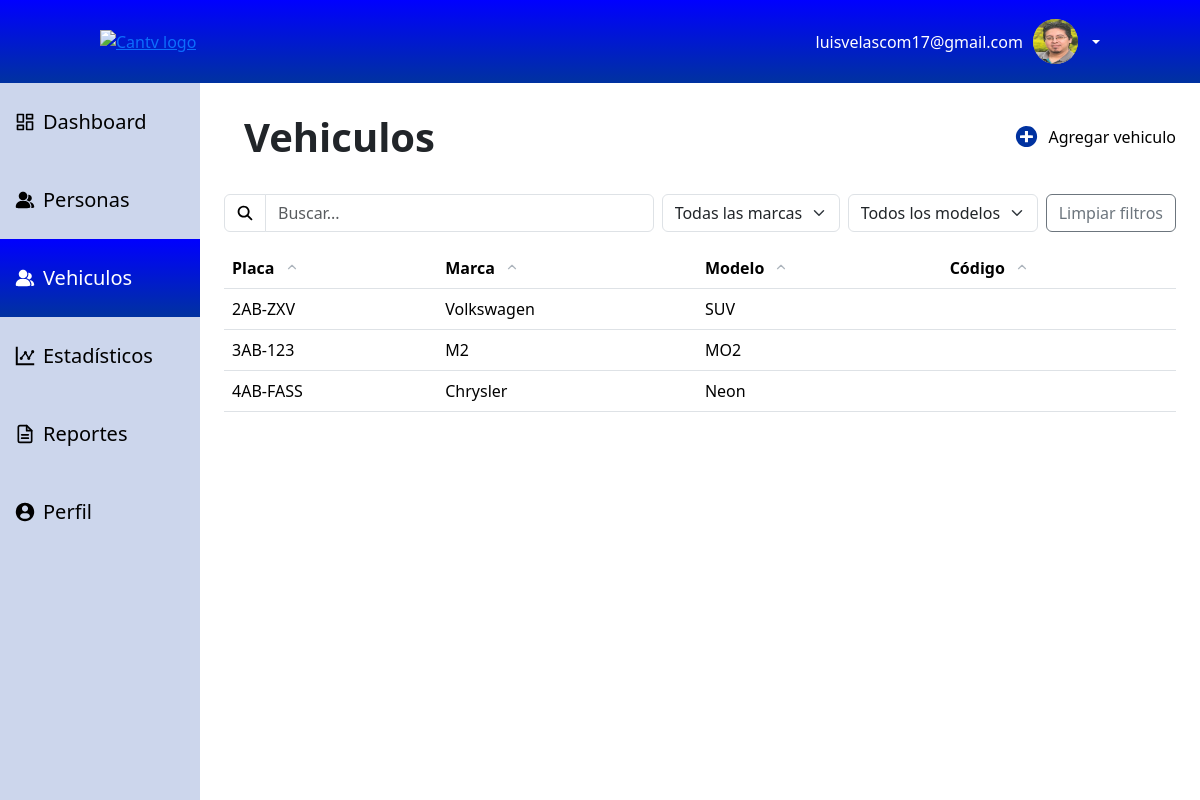
The page /dashboard/vehiculos/ (signed in) on the database its author committed.
### modelNewApp/models.py (models this page shows, shortened)
class Usuario(AbstractUser):
    persona = models.OneToOneField(Persona, on_delete=models.SET_NULL, related_name='empleado', null=True, blank=True)
    email = models.EmailField(unique=True)
    fecha_creacion = models.DateTimeField(auto_now_add=True)
    USERNAME_FIELD = 'email'
    REQUIRED_FIELDS = ['username']
    debe_cambiar_password = models.BooleanField(default=True)

class Persona(models.Model):
    TIPO_SEXO = (
        ('M', 'Masculino'),
        ('F', 'Femenino'),
        ('O', 'Otro'),
    )
    id_tipo = models.ForeignKey(TipoEmpleado, on_delete=models.PROTECT, related_name='personas')
    departamento = models.ForeignKey(
        Departamento,
        on_delete=models.SET_NULL,
        null=True,
        blank=True,
        related_name='personas'
    )
    codigo_p00 = models.CharField(max_length=20, unique=True, null=True, blank=True)  # solo empleados
    nombres = models.CharField(max_length=100)
    apellidos = models.CharField(max_length=100, blank=True, null=True)  # opcional para visitantes
    cedula = models.CharField(max_length=20, unique=True)
    sexo = models.CharField(max_length=1, choices=TIPO_SEXO, blank=True, null=True)
    activo = models.BooleanField(default=True)  # solo empleados
    fecha_registro = models.DateTimeField(auto_now_add=True)
    foto_perfil = models.ImageField(
        upload_to='perfiles/',
        null=True,
        blank=True
    )

class Vehiculo(models.Model):
    placa = models.CharField(max_length=10, unique=True)
    codigo = models.CharField(max_length=20)
    marca = models.ForeignKey(Marca, on_delete=models.PROTECT)
    modelo = models.ForeignKey(Modelo, on_delete=models.PROTECT)

class Marca(models.Model):
    nombre = models.CharField(max_length=50, unique=True)

class Modelo(models.Model):
    nombre = models.CharField(max_length=50)
    marca = models.ForeignKey(Marca, on_delete=models.CASCADE)
    class Meta:
        unique_together = ("nombre", "marca")

### modelNewApp/views.py (the view, shortened to what this page needs)
# urls.py: path("dashboard/vehiculos/", vehiculos, name="vehiculos"),
@solo_admin
@login_required
def vehiculos(request):
    vehiculos = Vehiculo.objects.all().order_by("placa")
    marcas = Marca.objects.all().order_by("nombre")
    modelos = Modelo.objects.all().order_by("nombre")
    search = request.GET.get('search', '')
    marca = request.GET.get('marca')
    modelo = request.GET.get('modelo')
    orden = request.GET.get('orden')
    if marca:
        vehiculos = vehiculos.filter(marca__id__icontains=marca)
    if modelo:
        vehiculos = vehiculos.filter(modelo__id__icontains=modelo)
    if orden == "placa":
        vehiculos = vehiculos.order_by("placa")
    elif orden == "-placa":
        vehiculos = vehiculos.order_by("-placa")
    elif orden == "marca":
        vehiculos = vehiculos.order_by("marca")
    elif orden == "-marca":
        vehiculos = vehiculos.order_by("-marca")
    if request.headers.get('x-requested-with') == 'XMLHttpRequest':
        return render(request, 'partials/vehiculos_list.html', {
            'vehiculos': vehiculos,
            "orden_actual": orden
        })
    dict = {"vehiculos": vehiculos, "marcas": marcas, "modelos": modelos, "orden_actual": orden}
    return render(request, "pages/vehiculos.html", dict)

### modelNewApp/context_processors.py (called while the page is built)
def usuario_es_admin(request):
    es_admin = False
    user = request.user
    if user.is_authenticated and hasattr(user, "persona"):
        empleado = getattr(user.persona, "empleado", None)
        if empleado:
            es_admin = empleado.roles.filter(nombre_rol="Administrador").exists()
    return {
        "es_admin": es_admin
    }

### modelNewApp/templatetags/querystring.py (called while the page is built)
@register.simple_tag
def querystring(get_params, key, value):
    params = get_params.copy()
    params[key] = value
    return params.urlencode()

### templates/pages/vehiculos.html (shortened to what this page needs)
{% extends "pages/dashboard.html" %}
{% load static %}
{% load querystring %}
{% block dashboard_content %}
<div class="d-flex justify-content-between align-items-center">
    <div class="sectionTitle">Vehiculos</div>
    <a class="agregarEmpleadoLink" href="{% url 'modelNewApp:vehiculos_agregar' %}">
        <div class="agregarEmpleado">
            <img class="plusIcon" src="{% static 'images/plus icon.svg' %}" alt="Agregar vehiculo">
            <div class="">Agregar vehiculo</div>
        </div>
    </a>
</div>
<div class="filterOptions">
    <div class="searchBar">
        <div class="input-group">
            <span class="input-group-text bg-white">
                <img src="{% static 'images/search icon.svg' %}" alt="Buscar" style="height:16px;">
            </span>
            <input
                    type="search"
                    name="search"
                    id="search-input-vehiculos"
                    class="form-control"
                    placeholder="Buscar..."
            >
        </div>
    </div>
    <form method="get" class="filtros d-flex gap-2 align-items-center">
    <select name="marca" class="form-select w-auto" onchange="this.form.submit()">
        <option value="">Todas las marcas</option>
    </select>
    <select name="modelo" class="form-select w-auto" onchange="this.form.submit()">
        <option value="">Todos los modelos</option>
    </select>
    <a href="{% url 'modelNewApp:vehiculos' %}" class="btn btn-outline-secondary">
        Limpiar filtros
    </a>
</form>
</div>
<table class="table table-hover mt-3">
    <thead>
    <tr>
        <th>
            Placa
            <a href="?{% if orden_actual == 'placa' %}{% querystring request.GET 'orden' '-placa' %}{% else %}{% querystring request.GET 'orden' 'placa' %}{% endif %}"
               class="sort-icon
               {% if orden_actual == 'placa' %}asc{% elif orden_actual == '-placa' %}desc{% endif %}">
                <svg width="14" height="14" viewBox="0 0 24 24"
                     fill="none" stroke="currentColor" stroke-width="2"
                     stroke-linecap="round" stroke-linejoin="round">
                    <polyline points="18 15 12 9 6 15"></polyline>
                </svg>
            </a>
        </th>
        <th>
            Marca
            <a href="?{% if orden_actual == 'marca' %}{% querystring request.GET 'orden' '-marca' %}{% else %}{% querystring request.GET 'orden' 'marca' %}{% endif %}"
               class="sort-icon
               {% if orden_actual == 'marca' %}asc{% elif orden_actual == '-marca' %}desc{% endif %}">
                <svg width="14" height="14" viewBox="0 0 24 24"
                     fill="none" stroke="currentColor" stroke-width="2"
                     stroke-linecap="round" stroke-linejoin="round">
                    <polyline points="18 15 12 9 6 15"></polyline>
                </svg>
            </a>
        </th>
        <th>
            Modelo
            <a href="?{% if orden_actual == 'codigo' %}{% querystring request.GET 'orden' '-codigo' %}{% else %}{% querystring request.GET 'orden' 'codigo' %}{% endif %}"
               class="sort-icon
               {% if orden_actual == 'codigo' %}asc{% elif orden_actual == '-codigo' %}desc{% endif %}">
                <svg width="14" height="14" viewBox="0 0 24 24"
                     fill="none" stroke="currentColor" stroke-width="2"
                     stroke-linecap="round" stroke-linejoin="round">
                    <polyline points="18 15 12 9 6 15"></polyline>
                </svg>
            </a>
        </th>
        <th>
            Código
            <a href="?{% if orden_actual == 'estado' %}{% querystring request.GET 'orden' '-estado' %}{% else %}{% querystring request.GET 'orden' 'estado' %}{% endif %}"
               class="sort-icon
               {% if orden_actual == 'estado' %}asc{% elif orden_actual == '-estado' %}desc{% endif %}">
                <svg width="14" height="14" viewBox="0 0 24 24"
                     fill="none" stroke="currentColor" stroke-width="2"
                     stroke-linecap="round" stroke-linejoin="round">
                    <polyline points="18 15 12 9 6 15"></polyline>
                </svg>
            </a>
        </th>
    </tr>
    </thead>
    <tbody id="vehiculos-table">
    {% include "partials/vehiculos_list.html" %}
    </tbody>
</table>
{% endblock dashboard_content %}

### templates/components/navbar.html (shortened to what this page needs)
{% load static %}
<div class="superior">
    <div class="nav-left">
        <a href="{% url 'modelNewApp:control' %}">
            <img class="logoNav" src="{% static 'images/cantv-white.png' %}" alt="Cantv logo">
        </a>
    </div>
    {% if user.is_authenticated %}
    <div class="dropdown profileMenu">
        <div class="nav-right dropdown-toggle" data-bs-toggle="dropdown" aria-expanded="false">
            {{ user.email }}
            <div class="thumbnail-content">
                {% if user.persona.foto_perfil %}
                    <div class="">
                        <img class="thumbnail-content" src="{{ user.persona.foto_perfil.url }}" width="45">
                    </div>
                {% else %}
                    <div class="">
                        <img class="thumbnail-content" src="{% static 'images/profile_empty.jpg' %}" width="45">
                    </div>
                {% endif %}
        </div>
    </div>
    </div>
    {% endif %}
</div>

### templates/partials/vehiculos_list.html
{% for vehiculo in vehiculos %}
<tr class="clickable-row" data-href="{% url 'modelNewApp:vehiculos_detalles' vehiculo.id %}">
    <td>{{ vehiculo.placa }}</td>
    <td>{{ vehiculo.marca.nombre }}</td>
    <td>{{ vehiculo.modelo.nombre }}</td>
    <td>{{ vehiculo.codigo }}</td>
</tr>
{% empty %}
<tr>
    <td colspan="4">No se encontraron resultados</td>
</tr>
{% endfor %}

### static/css/styles.css (style rules this page uses)
body { font-family: 'Inter', sans-serif; }
.superior { display: flex; justify-content: space-between; align-items: center; height: 83px; background: linear-gradient(to bottom, blue, #0032A0); color: white; padding: 0 100px; }
.nav-left, .nav-right { display: flex; align-items: center; }
.logoNav { height: 45px; }
.nav-right { display: flex; gap: 10px; }
.thumbnail-content { width: 45px; height: 45px; background: gray; flex-shrink: 0; border-radius: 350px; }
.profileMenu { cursor: pointer; }
--------------------------------------------------------------------------------------------------------------- body, html { height: 100%; margin: 0; }
.plusIcon { height: 23px; lenght: 23px; }
.agregarEmpleadoLink { text-decoration: none; color: inherit; display: inline-block; }
.agregarEmpleado { display: flex; gap: 10px; }
.agregarEmpleado div { color: black; }
.sectionTitle { font-size: 40px; font-weight: bold; margin-left: 20px; }
.filterOptions { padding-top: 27px; }
.filterOptions { display: flex; align-items: center; gap: 8px; width: 100%; }
.searchBar { flex: 1; }
.filtros { display: flex; gap: 8px; flex-shrink: 0; }
table a { text-decoration: none; }
.clickable-row { cursor: pointer; }
.sort-icon { margin-left: 6px; color: #adb5bd; display: inline-flex; transition: transform 0.2s ease, color 0.2s ease; }

### rows shown on the page
Usuario: email "luisvelascom17@gmail.com", persona.foto_perfil (picture)
Vehiculo: placa "2AB-ZXV", marca.nombre "Volkswagen", modelo.nombre "SUV"
Vehiculo: placa "3AB-123", marca.nombre "M2", modelo.nombre "MO2"
Vehiculo: placa "4AB-FASS", marca.nombre "Chrysler", modelo.nombre "Neon"
